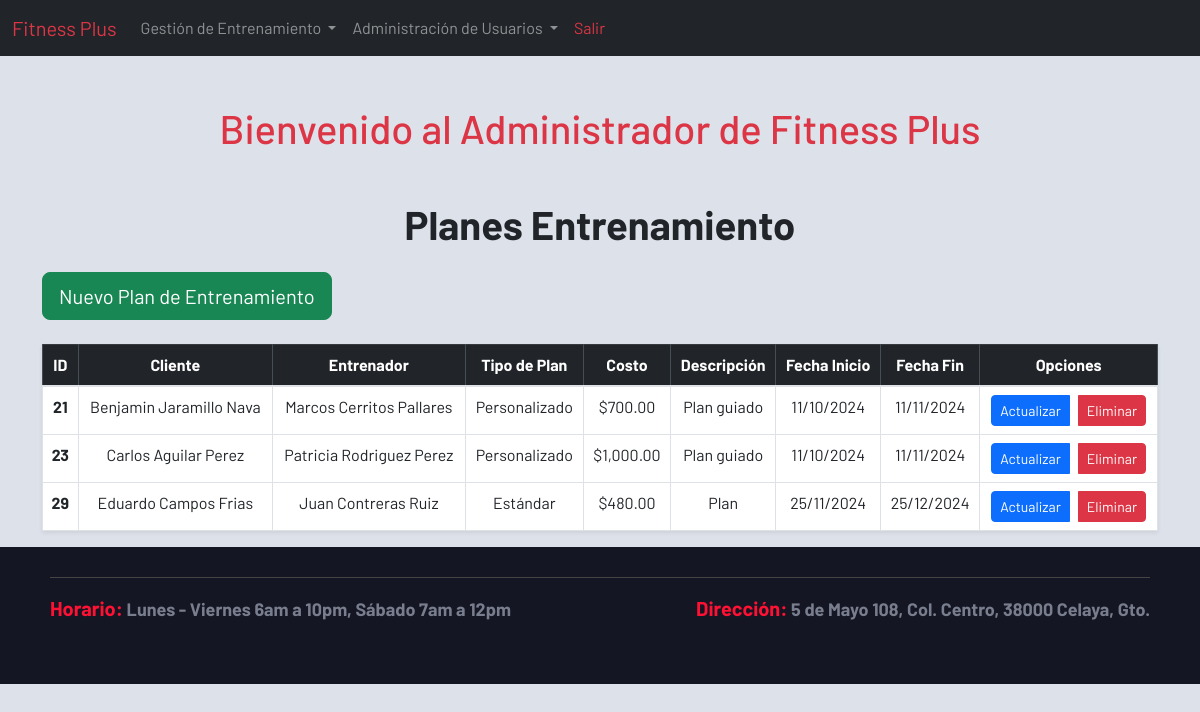
The page /admin/plan_entrenamiento.php (signed in) on the database its author committed.
### tables this page shows
CREATE TABLE `planes_entrenamiento` (
  `id_plan` int(11) NOT NULL,
  `id_cliente` int(11) DEFAULT NULL,
  `id_entrenador` int(11) DEFAULT NULL,
  `descripcion` text DEFAULT NULL,
  `fecha_inicio` date DEFAULT NULL,
  `fecha_fin` date DEFAULT NULL,
  `id_pago` int(11) DEFAULT NULL,
  `costo` decimal(10,2) DEFAULT NULL
);

CREATE TABLE `pagos` (
  `id_pago` int(11) NOT NULL,
  `id_cliente` int(11) DEFAULT NULL,
  `costo` decimal(10,2) DEFAULT NULL,
  `tipo_plan` enum('estándar','personalizado') DEFAULT NULL,
  `fecha_pago` date NOT NULL
);

### sistema.class.php (called while the page is built, shortened)
<?php
class Sistema
{
    function conexion()
    {
        try {
            $this->con = new PDO(SGBD . ':host=' . DBHOST . ';dbname=' . DBNAME . ';port=' . DBPORT, DBUSER, DBPASS);
        } catch (PDOException $e) {
            die("Error de conexión: " . $e->getMessage());
        }
    }
}
?>

### admin/plan_entrenamiento.class.php (called while the page is built, shortened)
<?php
require_once('../sistema.class.php');
class Plan_Entrenamiento extends Sistema
{
    function readAll()
    {
        $query = "
            SELECT p.id_plan,
                   CONCAT(c.nombre, ' ', c.apellido) AS cliente,
                   CONCAT(e.nombre, ' ', e.apellido) AS entrenador,
                   pa.tipo_plan, pa.costo,
                   p.descripcion, p.fecha_inicio, p.fecha_fin
            FROM planes_entrenamiento p
            INNER JOIN clientes c ON p.id_cliente = c.id_cliente
            INNER JOIN entrenadores e ON p.id_entrenador = e.id_entrenador
            INNER JOIN pagos pa ON p.id_pago = pa.id_pago;
        ";
        $sql = $this->con->prepare($query);
        $sql->execute();
        return $sql->fetchAll(PDO::FETCH_ASSOC);
    }
}

### admin/views/plan_entrenamiento/index.php (the view, shortened to what this page needs)
<?php require('views/header/header_administrador.php'); ?>
<div class="container mt-5">
    <h1 class="text-center mb-4"style="font-weight: bold;">Planes Entrenamiento</h1>
    <div class="d-flex justify-content-start mb-4">
        <a href="plan_entrenamiento.php?accion=crear" class="btn btn-success btn-lg">
            <i class="fas fa-plus-circle"></i> Nuevo Plan de Entrenamiento
        </a>
    </div>
    <div >
        <table class="table table-hover table-bordered shadow-sm">
            <thead class="table-dark text-center">
                <tr>
                    <th scope="col">ID</th>
                    <th scope="col">Cliente</th>
                    <th scope="col">Entrenador</th>
                    <th scope="col">Tipo de Plan</th>
                    <th scope="col">Costo</th>
                    <th scope="col">Descripción</th>
                    <th scope="col">Fecha Inicio</th>
                    <th scope="col">Fecha Fin</th>
                    <th scope="col">Opciones</th>
                </tr>
            </thead>
            <tbody>
                <?php foreach ($planes as $plan): ?>
                <tr class="text-center align-middle">
                    <th scope="row"><?php echo $plan['id_plan']; ?></th>
                    <td><?php echo $plan['cliente']; ?></td>
                    <td><?php echo $plan['entrenador']; ?></td>
                    <td><?php echo ucfirst($plan['tipo_plan']); ?></td>
                    <td><?php echo '$'.number_format($plan['costo'], 2); ?></td>
                    <td><?php echo $plan['descripcion']; ?></td>
                    <td><?php echo date("d/m/Y", strtotime($plan['fecha_inicio'])); ?></td>
                    <td><?php echo date("d/m/Y", strtotime($plan['fecha_fin'])); ?></td>
                    <td>
                        <div class="btn-group" role="group">
                            <a href="plan_entrenamiento.php?accion=actualizar&id=<?php echo $plan['id_plan']; ?>" class="btn btn-primary btn-sm">
                                <i class="fas fa-edit"></i> Actualizar
                            </a>
                            <a href="plan_entrenamiento.php?accion=eliminar&id=<?php echo $plan['id_plan']; ?>" class="btn btn-danger btn-sm ml-2">
                                <i class="fas fa-trash-alt"></i> Eliminar
                            </a>
                        </div>
                    </td>
                </tr>
                <?php endforeach; ?>
            </tbody>
        </table>
    </div>
</div>
<?php require('views/footer.php');?>

### css/estilo.css (style rules this page uses)
* { margin: 0; padding: 0; box-sizing: border-box; font-family: 'Barlow'; }
html { scroll-behavior: smooth; }
body { background-color: #dde1e9; }

### rows shown on the page
planes_entrenamiento: id_plan "21", cliente "Benjamin Jaramillo Nava", entrenador "Marcos Cerritos Pallares", id_pago.tipo_plan "Personalizado", id_pago.costo "700.00", descripcion "Plan guiado", fecha_inicio "11/10/2024", fecha_fin "11/11/2024"
planes_entrenamiento: id_plan "23", cliente "Carlos Aguilar Perez", entrenador "Patricia Rodriguez Perez", id_pago.tipo_plan "Personalizado", id_pago.costo "1,000.00", descripcion "Plan guiado", fecha_inicio "11/10/2024", fecha_fin "11/11/2024"
planes_entrenamiento: id_plan "29", cliente "Eduardo Campos Frias", entrenador "Juan Contreras Ruiz", id_pago.tipo_plan "Estándar", id_pago.costo "480.00", descripcion "Plan", fecha_inicio "25/11/2024", fecha_fin "25/12/2024"
